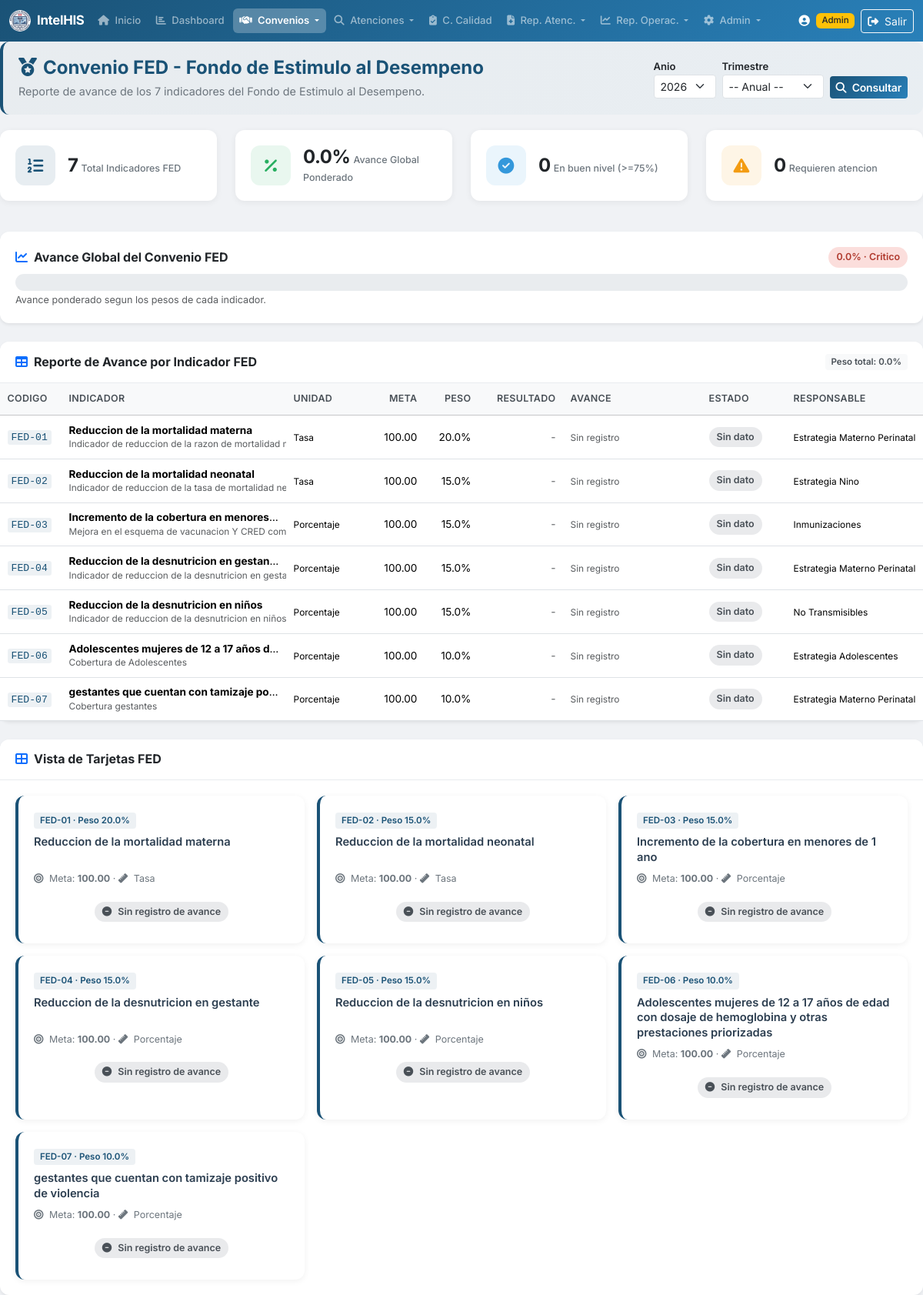
The app's page /convenio_fed.php (signed in), older data.
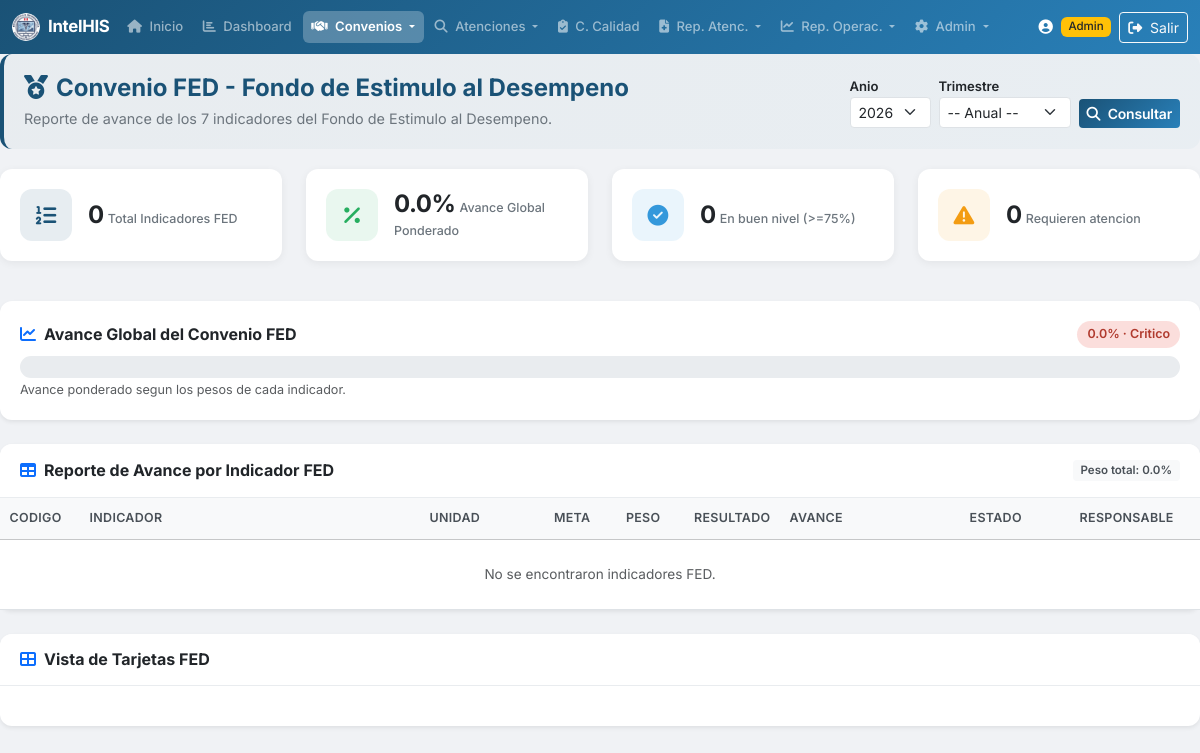
The same page, newer data.
### tables this page shows
CREATE TABLE `CONVENIO_FED_INDICADORES` (
  `id_indicador` int(11) NOT NULL,
  `codigo` varchar(20) NOT NULL COMMENT 'FED-01 ... FED-07',
  `nombre` varchar(300) NOT NULL,
  `descripcion` text DEFAULT NULL,
  `unidad_medida` varchar(50) DEFAULT NULL,
  `meta_anual` decimal(10,2) DEFAULT NULL,
  `peso_ponderado` decimal(5,2) DEFAULT NULL COMMENT 'Peso porcentual del indicador en el FED',
  `periodo` varchar(20) DEFAULT 'TRIMESTRAL',
  `responsable` varchar(150) DEFAULT NULL,
  `orden` int(11) DEFAULT 0,
  `estado` tinyint(1) NOT NULL DEFAULT 1
);

### includes/functions.php (called while the page is built, shortened)
<?php
function clean($str) {
    return htmlspecialchars($str ?? '', ENT_QUOTES, 'UTF-8');
}

### convenio_fed.php (the view, shortened to what the rows shown need)
<?php
require_once 'includes/functions.php';
$pdo = getDBConnection();
$fAnio = $_GET['anio'] ?? date('Y');
$fTrim = $_GET['trimestre'] ?? '';
$tablaExiste = $pdo->query("SHOW TABLES LIKE 'CONVENIO_FED_INDICADORES'")->fetchColumn();
$indicadores = [];
if ($tablaExiste) {
    $sql = "SELECT i.id_indicador, i.codigo, i.nombre, i.descripcion, i.unidad_medida,
                   i.meta_anual, i.peso_ponderado, i.periodo, i.responsable, i.orden,
                   a.id_avance, a.valor_numerador, a.valor_denominador, a.valor_resultado,
                   a.porcentaje_avance, a.observaciones, a.fecha_registro
            FROM CONVENIO_FED_INDICADORES i
            LEFT JOIN CONVENIO_FED_AVANCE a ON a.id_indicador = i.id_indicador
                AND a.anio = ? " . ($fTrim !== '' ? " AND a.trimestre = ? " : " AND (a.trimestre IS NULL OR a.trimestre = '')") . "
            WHERE i.estado = 1
            ORDER BY i.orden ASC, i.codigo ASC";
    $stmt = $pdo->prepare($sql);
    if ($fTrim !== '') {
        $stmt->execute([$fAnio, $fTrim]);
    } else {
        $stmt->execute([$fAnio]);
    }
    $indicadores = $stmt->fetchAll();
}
function clasificarAvanceFED($pct) {
    if ($pct === null) return ['clase' => 'avance-sin-dato', 'texto' => 'Sin dato', 'estado' => ''];
    return ['clase' => 'avance-critico', 'texto' => 'Critico', 'estado' => 'estado-critico'];
}
include 'includes/header.php';
?>
<?php if (!$tablaExiste): ?>
    <div class="alert alert-warning">
        <i class="fas fa-exclamation-triangle me-2"></i>
        Las tablas del Convenio FED no existen en la base de datos.
        Ejecute el script <code>Database/update_his_v2.sql</code> para crearlas y cargar los 7 indicadores.
    </div>
<?php else: ?>
<div class="card shadow-sm mb-4">
    <div class="card-body p-0">
        <div class="table-responsive">
            <table class="table table-hover table-sm mb-0">
                <thead class="table-light">
                    <tr>
                        <th style="width:80px;">Codigo</th>
                        <th>Indicador</th>
                        <th style="width:100px;">Unidad</th>
                        <th style="width:80px;" class="text-end">Meta</th>
                        <th style="width:70px;" class="text-end">Peso</th>
                        <th style="width:110px;" class="text-end">Resultado</th>
                        <th style="width:180px;">Avance</th>
                        <th style="width:110px;">Estado</th>
                        <th style="width:130px;">Responsable</th>
                    </tr>
                </thead>
                <tbody>
                    <?php if (empty($indicadores)): ?>
                        <tr><td colspan="9" class="text-center text-muted py-4">No se encontraron indicadores FED.</td></tr>
                    <?php else: ?>
                        <?php foreach ($indicadores as $ind):
                            $pct = $ind['porcentaje_avance'] !== null ? (float)$ind['porcentaje_avance'] : null;
                            $av = clasificarAvanceFED($pct);
                            $barColor = $pct === null ? 'bg-secondary' :
                                ($pct >= 90 ? 'bg-success' : ($pct >= 75 ? 'bg-info' :
                                ($pct >= 60 ? 'bg-warning' : ($pct >= 40 ? 'bg-orange' : 'bg-danger'))));
                        ?>
                        <tr>
                            <td><code><?= clean($ind['codigo']) ?></code></td>
                            <td>
                                <strong><?= clean($ind['nombre']) ?></strong>
                                <?php if (!empty($ind['descripcion'])): ?>
                                    <small class="d-block text-muted" style="font-size:0.74rem;"><?= clean(mb_strimwidth($ind['descripcion'], 0, 80, '...')) ?></small>
                                <?php endif; ?>
                            </td>
                            <td><small><?= clean($ind['unidad_medida'] ?? '-') ?></small></td>
                            <td class="text-end"><?= $ind['meta_anual'] !== null ? number_format((float)$ind['meta_anual'], 2) : '-' ?></td>
                            <td class="text-end"><?= $ind['peso_ponderado'] !== null ? number_format((float)$ind['peso_ponderado'], 1) . '%' : '-' ?></td>
                            <td class="text-end">
                                <?php if ($ind['valor_resultado'] !== null): ?>
                                    <strong><?= number_format((float)$ind['valor_resultado'], 2) ?></strong>
                                <?php else: ?>
                                    <span class="text-muted">-</span>
                                <?php endif; ?>
                            </td>
                            <td>
                                <?php if ($pct !== null): ?>
                                    <div class="progress progress-his" style="height:8px;">
                                        <div class="progress-bar <?= $barColor ?>" role="progressbar" style="width: <?= min(100, $pct) ?>%;"></div>
                                    </div>
                                    <small class="text-muted"><?= number_format($pct, 1) ?>%</small>
                                <?php else: ?>
                                    <span class="text-muted small">Sin registro</span>
                                <?php endif; ?>
                            </td>
                            <td><span class="avance-badge <?= $av['clase'] ?>"><?= $av['texto'] ?></span></td>
                            <td><small><?= clean($ind['responsable'] ?? '-') ?></small></td>
                        </tr>
                        <?php endforeach; ?>
                    <?php endif; ?>
                </tbody>
            </table>
        </div>
    </div>
</div>
<div class="card shadow-sm">
    <div class="card-body">
        <div class="row g-3">
            <?php foreach ($indicadores as $ind):
                $pct = $ind['porcentaje_avance'] !== null ? (float)$ind['porcentaje_avance'] : null;
                $av = clasificarAvanceFED($pct);
            ?>
            <div class="col-lg-4 col-md-6">
                <div class="indicador-card <?= $av['estado'] ?>">
                    <span class="indicador-codigo"><?= clean($ind['codigo']) ?> &middot; Peso <?= number_format((float)$ind['peso_ponderado'], 1) ?>%</span>
                    <div class="indicador-nombre"><?= clean($ind['nombre']) ?></div>
                    <div class="indicador-meta">
                        <i class="fas fa-bullseye me-1"></i> Meta: <strong><?= $ind['meta_anual'] !== null ? number_format((float)$ind['meta_anual'], 2) : '-' ?></strong>
                        &middot; <i class="fas fa-ruler me-1"></i> <?= clean($ind['unidad_medida'] ?? '-') ?>
                    </div>
                    <?php if ($pct !== null): ?>
                        <div class="progress progress-his mb-2">
                            <div class="progress-bar <?= $pct >= 90 ? 'bg-success' : ($pct >= 75 ? 'bg-info' : ($pct >= 60 ? 'bg-warning' : ($pct >= 40 ? 'bg-orange' : 'bg-danger'))) ?>"
                                 role="progressbar" style="width: <?= min(100, $pct) ?>%;"></div>
                        </div>
                        <div class="d-flex justify-content-between align-items-center">
                            <small class="text-muted">Resultado: <strong><?= number_format((float)$ind['valor_resultado'], 2) ?></strong></small>
                            <span class="avance-badge <?= $av['clase'] ?>"><?= number_format($pct, 1) ?>% &middot; <?= $av['texto'] ?></span>
                        </div>
                    <?php else: ?>
                        <div class="text-center py-2">
                            <span class="avance-badge avance-sin-dato"><i class="fas fa-minus-circle me-1"></i>Sin registro de avance</span>
                        </div>
                    <?php endif; ?>
                </div>
            </div>
            <?php endforeach; ?>
        </div>
    </div>
</div>
<?php endif; ?>
<?php include 'includes/footer.php'; ?>

Row changes from the older to the newer data that the page shows:
removed convenio_fed_indicadores: codigo "FED-01", nombre "Reduccion de la mortalidad materna", descripcion "Indicador de reduccion de la razon de mortalid…", unidad_medida "Tasa", meta_anual "100.00", peso_ponderado "20.0", texto "Sin dato", responsable "Estrategia Materno Perinatal"
removed convenio_fed_indicadores: codigo "FED-02", nombre "Reduccion de la mortalidad neonatal", descripcion "Indicador de reduccion de la tasa de mortalida…", unidad_medida "Tasa", meta_anual "100.00", peso_ponderado "15.0", texto "Sin dato", responsable "Estrategia Nino"
removed convenio_fed_indicadores: codigo "FED-03", nombre "Incremento de la cobertura en menores…", descripcion "Mejora en el esquema de vacunacion Y CRED…", unidad_medida "Porcentaje", meta_anual "100.00", peso_ponderado "15.0", texto "Sin dato", responsable "Inmunizaciones", nombre "Incremento de la cobertura en menores de 1 ano"
removed convenio_fed_indicadores: codigo "FED-04", nombre "Reduccion de la desnutricion en gestan…", descripcion "Indicador de reduccion de la desnutricion en g…", unidad_medida "Porcentaje", meta_anual "100.00", peso_ponderado "15.0", texto "Sin dato", responsable "Estrategia Materno Perinatal", nombre "Reduccion de la desnutricion en gestante"
removed convenio_fed_indicadores: codigo "FED-05", nombre "Reduccion de la desnutricion en niños", descripcion "Indicador de reduccion de la desnutricion en niños", unidad_medida "Porcentaje", meta_anual "100.00", peso_ponderado "15.0", texto "Sin dato", responsable "No Transmisibles"
removed convenio_fed_indicadores: codigo "FED-06", nombre "Adolescentes mujeres de 12 a 17 años d…", descripcion "Cobertura de Adolescentes", unidad_medida "Porcentaje", meta_anual "100.00", peso_ponderado "10.0", texto "Sin dato", responsable "Estrategia Adolescentes", nombre "Adolescentes mujeres de 12 a 17 años de edad con dosaje de hemoglobina y otras prestaciones priorizadas"
removed convenio_fed_indicadores: codigo "FED-07", nombre "gestantes que cuentan con tamizaje po…", descripcion "Cobertura gestantes", unidad_medida "Porcentaje", meta_anual "100.00", peso_ponderado "10.0", texto "Sin dato", responsable "Estrategia Materno Perinatal", nombre "gestantes que cuentan con tamizaje positivo de violencia"
Text that changed along with them:
$resumen['total']: "7" → "0"
text now shown: "No se encontraron indicadores FED."
